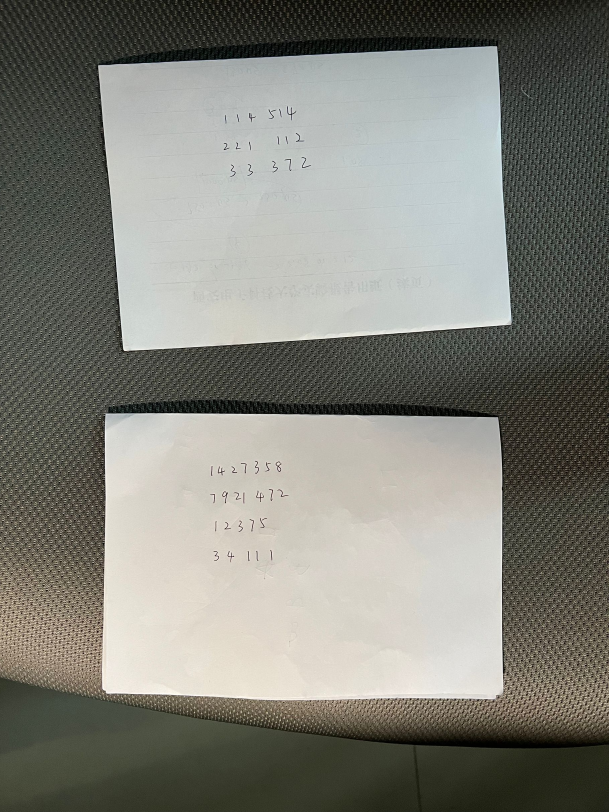
#> input picture example/test2.png, 1827 x 2436 px (shown at 1/3 size)
$ python -i paperdetect.py   (imports and definitions only)
#> lines starting #> are read from the running program, lines starting #| are printed output that depends on the picture; after the words box and inside, x2 and y2 are one past the last pixel; in counts of white or black regions, pixels touching at a corner belong together
import numpy as np
import cv2
from line_crop import line_detect
from pathlib import Path
def remove_duplicate_contours(contours, threshold):
    # 计算每个轮廓的中心点
    centers = []
    for c in contours:
        M = cv2.moments(c)
        if M["m00"] != 0:
            cX = int(M["m10"] / M["m00"])
            cY = int(M["m01"] / M["m00"])
            centers.append((cX, cY))
        else:
            centers.append((0, 0))

    # 检查并删除重复的轮廓
    new_contours = []
    for i in range(len(contours)):
        duplicate = False
        for j in range(i + 1, len(contours)):
            dist = np.linalg.norm(np.array(centers[i]) - np.array(centers[j]))
            if dist < threshold:
                duplicate = True
                break
        if not duplicate:
            new_contours.append(contours[i])

    return new_contours


def resize(image, width=None, height=None, inter=cv2.INTER_AREA):
    dim = None
    (h, w) = image.shape[:2]
    if width is None and height is None:
        return image
    if width is None:
        r = height / float(h)
        dim = (int(w * r), height)
    else:
        r = width / float(w)
        dim = (width, int(h * r))
    resized = cv2.resize(image, dim, interpolation=inter)
    return resized


def order_points(pts):
    # 一共4个坐标点
    rect = np.zeros((4, 2), dtype="float32")

    # 按顺序找到对应坐标0123分别是 左上，右上，右下，左下
    # 计算左上，右下
    s = pts.sum(axis=1)
    rect[0] = pts[np.argmin(s)]
    rect[2] = pts[np.argmax(s)]

    # 计算右上和左下
    diff = np.diff(pts, axis=1)
    rect[1] = pts[np.argmin(diff)]
    rect[3] = pts[np.argmax(diff)]

    return rect


def four_point_transform(image, pts):
    # 获取输入坐标点
    rect = order_points(pts)
    (tl, tr, br, bl) = rect

    # 计算输入的w和h值
    widthA = np.sqrt(((br[0] - bl[0]) ** 2) + ((br[1] - bl[1]) ** 2))
    widthB = np.sqrt(((tr[0] - tl[0]) ** 2) + ((tr[1] - tl[1]) ** 2))
    maxWidth = max(int(widthA), int(widthB))

    heightA = np.sqrt(((tr[0] - br[0]) ** 2) + ((tr[1] - br[1]) ** 2))
    heightB = np.sqrt(((tl[0] - bl[0]) ** 2) + ((tl[1] - bl[1]) ** 2))
    maxHeight = max(int(heightA), int(heightB))

    # 变换后对应坐标位置
    dst = np.array([
        [0, 0],
        [maxWidth - 1, 0],
        [maxWidth - 1, maxHeight - 1],
        [0, maxHeight - 1]], dtype="float32")

    # 计算变换矩阵
    M = cv2.getPerspectiveTransform(rect, dst)
    warped = cv2.warpPerspective(image, M, (maxWidth, maxHeight))

    # 返回变换后结果
    return warped


def paper_detect(image):
    ratio = image.shape[0] / 500.0
    orig = image.copy()

    image = resize(orig, height=500)

    # 转灰度图
    gray = cv2.cvtColor(image, cv2.COLOR_BGR2GRAY)
    # 高斯滤波，去除噪音点
    gray = cv2.GaussianBlur(gray, (5, 5), 0)
    # 边缘检测
    edged = cv2.Canny(gray, 75, 200)

    # print('get edged')
    cv2.imwrite("./temp/edge.png", edged)

    cnts = cv2.findContours(edged.copy(), cv2.RETR_TREE, cv2.CHAIN_APPROX_SIMPLE)[0]
    cnts = sorted(cnts, key=cv2.contourArea, reverse=True)[:10]
    cnts = remove_duplicate_contours(cnts, threshold=5)
    screencnt = []
    for c in cnts:
        peri = cv2.arcLength(c, True)
        approx = cv2.approxPolyDP(c, 0.1 * peri, True)

        if len(approx) == 4:
            screencnt.append(approx)
    # 框起来调试
    i = 0

    for s in screencnt:
        contourpng = cv2.drawContours(image,[s],-1,(0,255,0),2)
        cv2.imwrite(f"./temp/contour{i}.png",contourpng)
        i += 1
    i = 0

    ##############
    warpeds = []
    for screen in screencnt:
        # cv2.imwrite("./temp/why.png",orig)
        warped = four_point_transform(orig, screen.reshape(4, 2) * ratio)
        warpeds.append(warped)
        # 把ref写入scan.jpg
        cv2.imwrite(f'./temp/scan{i}.jpg', warped)
        i+=1
    return warpeds
root = str(Path.cwd())
cn = 0
# [6 lines not run here, left out]

>>> import cv2
>>> picture = cv2.imread('../example/test2.png')
#> picture is the input picture: shape (2436, 1827, 3); mean B, G, R 121.9, 129.8, 129.8
>>> result = paper_detect(picture)
#> in resize, `resized = cv2.resize(image, dim, interpolation=inter)`:
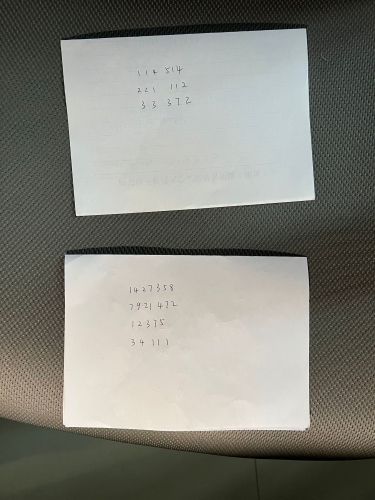
#> resized: shape (500, 375, 3); mean B, G, R 121.9, 129.8, 129.8
#> in paper_detect, `gray = cv2.GaussianBlur(gray, (5, 5), 0)`:
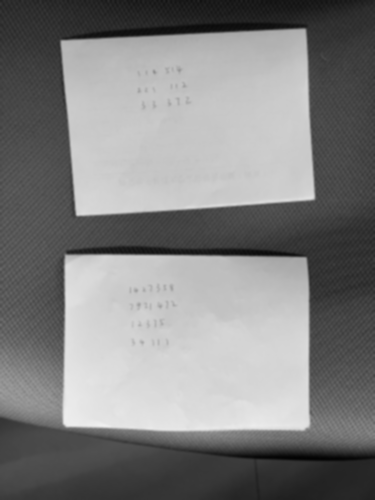
#> gray: shape (500, 375); min 3, max 240, mean 128.9
#> in paper_detect, `edged = cv2.Canny(gray, 75, 200)`:
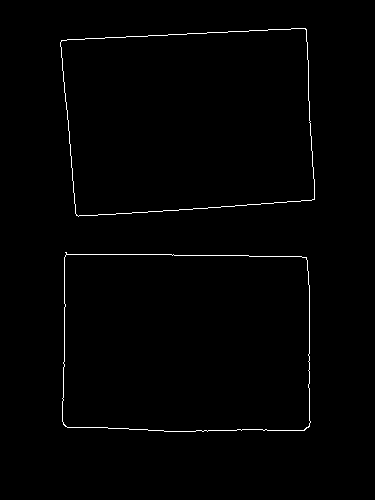
#> edged: shape (500, 375); 0.89% white in thin lines or dots, all inside (x1, y1, x2, y2) = (60, 28, 315, 432)
#> in paper_detect, `cnts = cv2.findContours(edged.copy(), cv2.RETR_TREE, cv2.CHAIN_APPROX_..`: cnts = 4 contours; box (x1, y1, x2, y2) and area: (62, 252, 311, 432) 42746, (62, 254, 311, 432) 42737, (60, 28, 315, 217) 42333, (60, 28, 315, 217) 42330
#> the loop in remove_duplicate_contours, `for c in contours:` made 4 passes
#> (cX, cY) on passes 1 to 4: (186, 342), (186, 342), (188, 120), (188, 120)
#> after the loop in remove_duplicate_contours, `for c in contours:`: centers = [(186, 342), (186, 342), (188, 120), (188, 120)]
#> the loop in remove_duplicate_contours, `for i in range(len(contours)):` made 4 passes
#> after the loop in remove_duplicate_contours, `for i in range(len(contours)):`: new_contours = 2 contours; box (x1, y1, x2, y2) and area: (62, 254, 311, 432) 42737, (60, 28, 315, 217) 42330
#> in paper_detect, `cnts = remove_duplicate_contours(cnts, threshold=5)`: cnts has the same summary as new_contours in remove_duplicate_contours
#> the loop in paper_detect, `for c in cnts:` made 2 passes
#> (peri, approx) on passes 1 to 2: (844.4, [[65, 255], [305, 257], [309, 425], [67, 427]]), (849.7, [[306, 30], [313, 199], [75, 213], [62, 40]])
#> after the loop in paper_detect, `for c in cnts:`: screencnt = 2 contours; box (x1, y1, x2, y2) and area: (62, 30, 314, 214) 41331, (65, 255, 310, 428) 40970
#> the loop in paper_detect, `for s in screencnt:` made 2 passes
#> (s, i) on passes 1 to 2: ([[65, 255], [305, 257], [309, 425], [67, 427]], 1), ([[306, 30], [313, 199], [75, 213], [62, 40]], 2)
#> pass 2, in paper_detect, `contourpng = cv2.drawContours(image,[s],-1,(0,255,0),2)`:
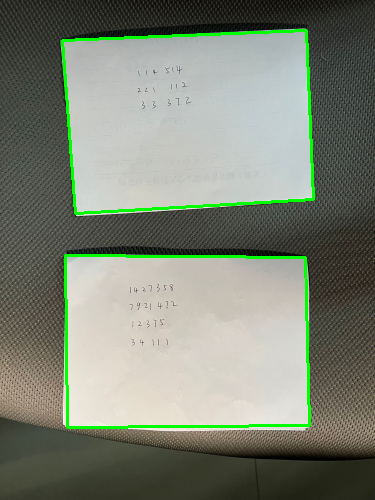
#> contourpng: shape (500, 375, 3); mean B, G, R 117.1, 131.7, 124.9
#> after the loop in paper_detect, `for s in screencnt:`: i = 2
#> the loop in paper_detect, `for screen in screencnt: # cv2.imwrite("./temp/why.png",orig)` made 2 passes
#> (screen, tl in four_point_transform, tr in four_point_transform, br in four_point_transform, bl in four_point_transform) on passes 1 to 2: ([[65, 255], [305, 257], [309, 425], [67, 427]], [316.7, 1242.4], [1486, 1252.1], [1505.4, 2070.6], [326.4, 2080.3]), ([[306, 30], [313, 199], [75, 213], [62, 40]], [302.1, 194.9], [1490.8, 146.2], [1524.9, 969.5], [365.4, 1037.7])
#> pass 1, in four_point_transform, `warped = cv2.warpPerspective(image, M, (maxWidth, maxHeight))`:
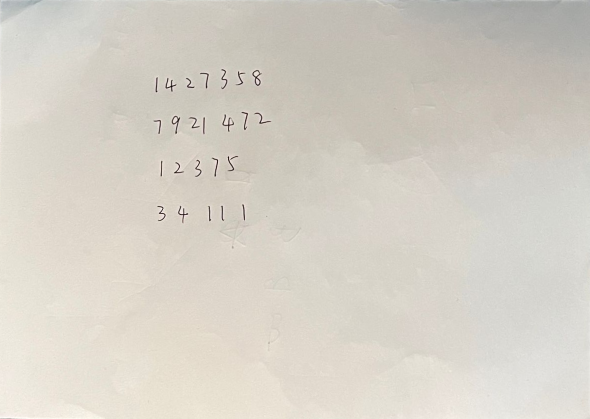
#> warped: shape (838, 1179, 3) (shown at 1/2 size); mean B, G, R 198.7, 208.4, 213.4
#> pass 2, in four_point_transform (call 2), `warped = cv2.warpPerspective(image, M, (maxWidth, maxHeight))`:
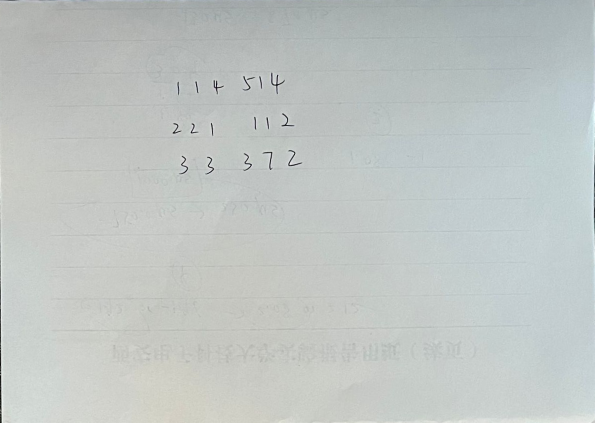
#> warped: shape (845, 1189, 3) (shown at 1/2 size); mean B, G, R 195.5, 197.6, 192.1
#> after the loop in paper_detect, `for screen in screencnt:`: warpeds = 2 items
#> result = 2 items
